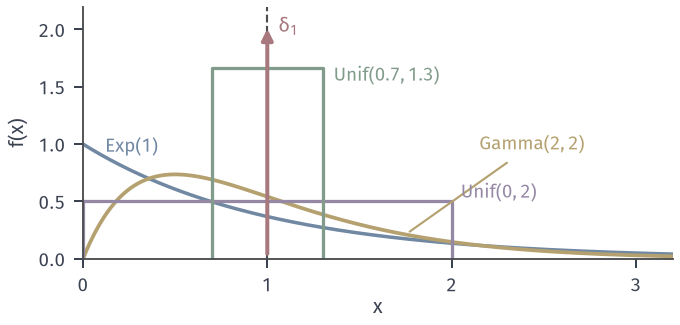

The Python source for this figure:
"""Densities on (0,inf) with mean 1: Exp(1), Gamma(2,2), Unif(0,2), Unif(1-a,1+a) a=0.3; point mass delta_1 as arrow."""
from pathlib import Path
import sys
HERE = Path(__file__).resolve().parent
sys.path.insert(0, str(HERE.parent/'dfam-common'))
from common import *

x = np.linspace(0.0005, 3.2, 1200)
fig, ax = figure(width_mm=96, height_mm=46)
ax.plot(x, np.exp(-x), color=BLUE, lw=1.4)
ax.plot(x, 4*x*np.exp(-2*x), color=YELLOW, lw=1.5)
ax.plot([0, 2, 2], [0.5, 0.5, 0], color=PURPLE, lw=1.3)
ax.plot([0, 0], [0, 0.5], color=PURPLE, lw=1.3)
a = 0.3
ax.plot([0.7, 0.7, 1.3, 1.3], [0, 1/(2*a), 1/(2*a), 0], color=GREEN, lw=1.3)
ax.axvline(1, color=STROKE, lw=0.85, ls='--', zorder=0)
ax.annotate('', xy=(1, 2.05), xytext=(1, 0), arrowprops=dict(arrowstyle='-|>', color=RED, lw=1.6, mutation_scale=9))
ax.text(1.06, 1.98, r'$\delta_1$', color=RED, fontsize=8)
ax.text(0.12, 0.93, r'$\mathrm{Exp}(1)$', color=BLUE, fontsize=7.5)
ax.annotate(r'$\mathrm{Gamma}(2,2)$', xy=(1.75, 4*1.75*np.exp(-3.5)), xytext=(2.15, 0.95), color=YELLOW, fontsize=7.5, arrowprops=dict(arrowstyle='-', color=YELLOW, lw=0.85))
ax.text(2.05, 0.53, r'$\mathrm{Unif}(0,2)$', color=PURPLE, fontsize=7.5)
ax.text(1.36, 1.55, r'$\mathrm{Unif}(0.7,1.3)$', color=GREEN, fontsize=7.5)
ax.set_xlim(0, 3.2); ax.set_ylim(0, 2.2)
ax.set_xlabel('$x$', labelpad=1); ax.set_ylabel('$f(x)$')
ax.set_xticks([0, 1, 2, 3])
means = {'exp': 1.0, 'gamma22': float(np.trapezoid(x*4*x*np.exp(-2*x), x)), 'unif02': 1.0, 'unif_a': 1.0}
save(fig, HERE, 'figure', {'target': 'mean-one densities', 'means_numeric': means})
